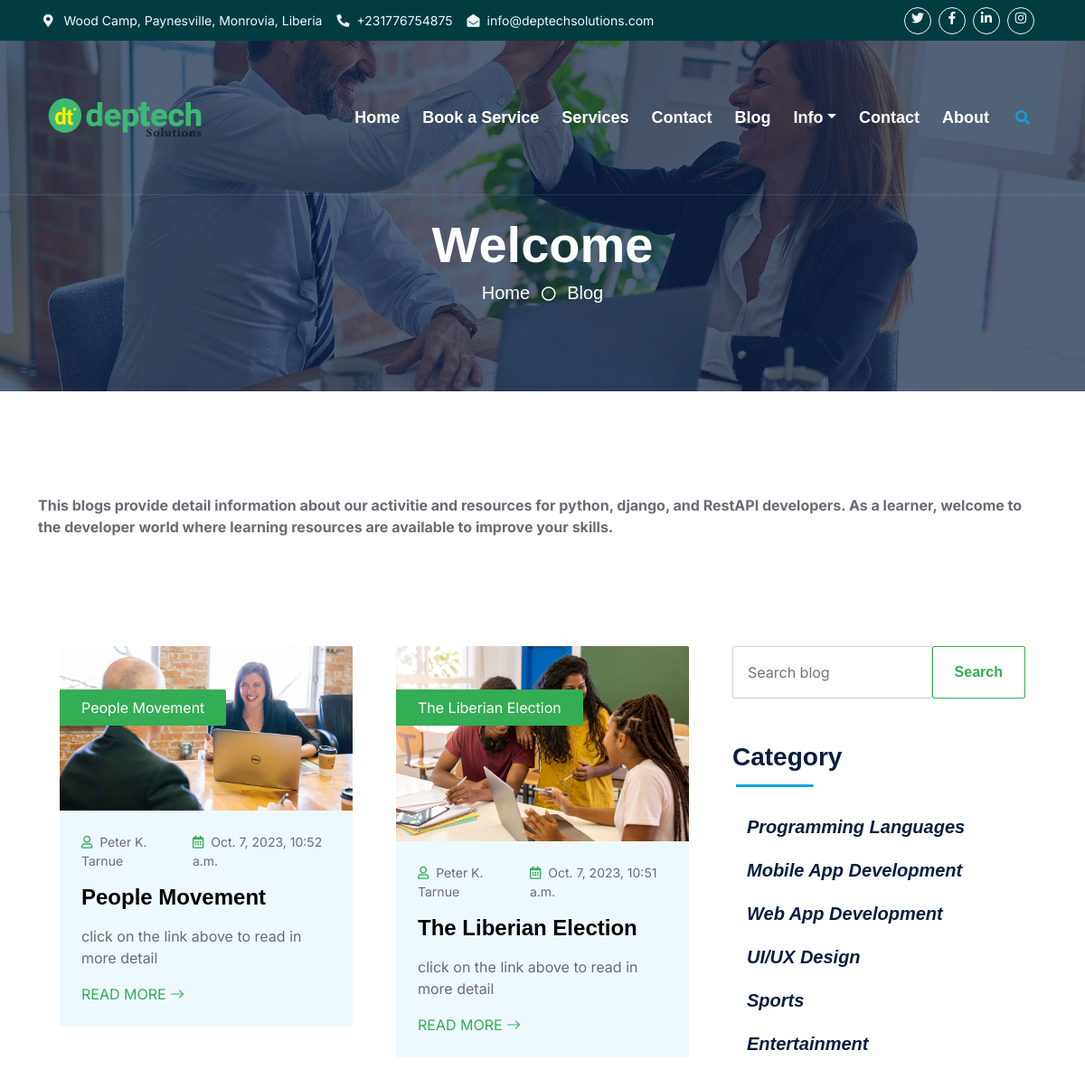
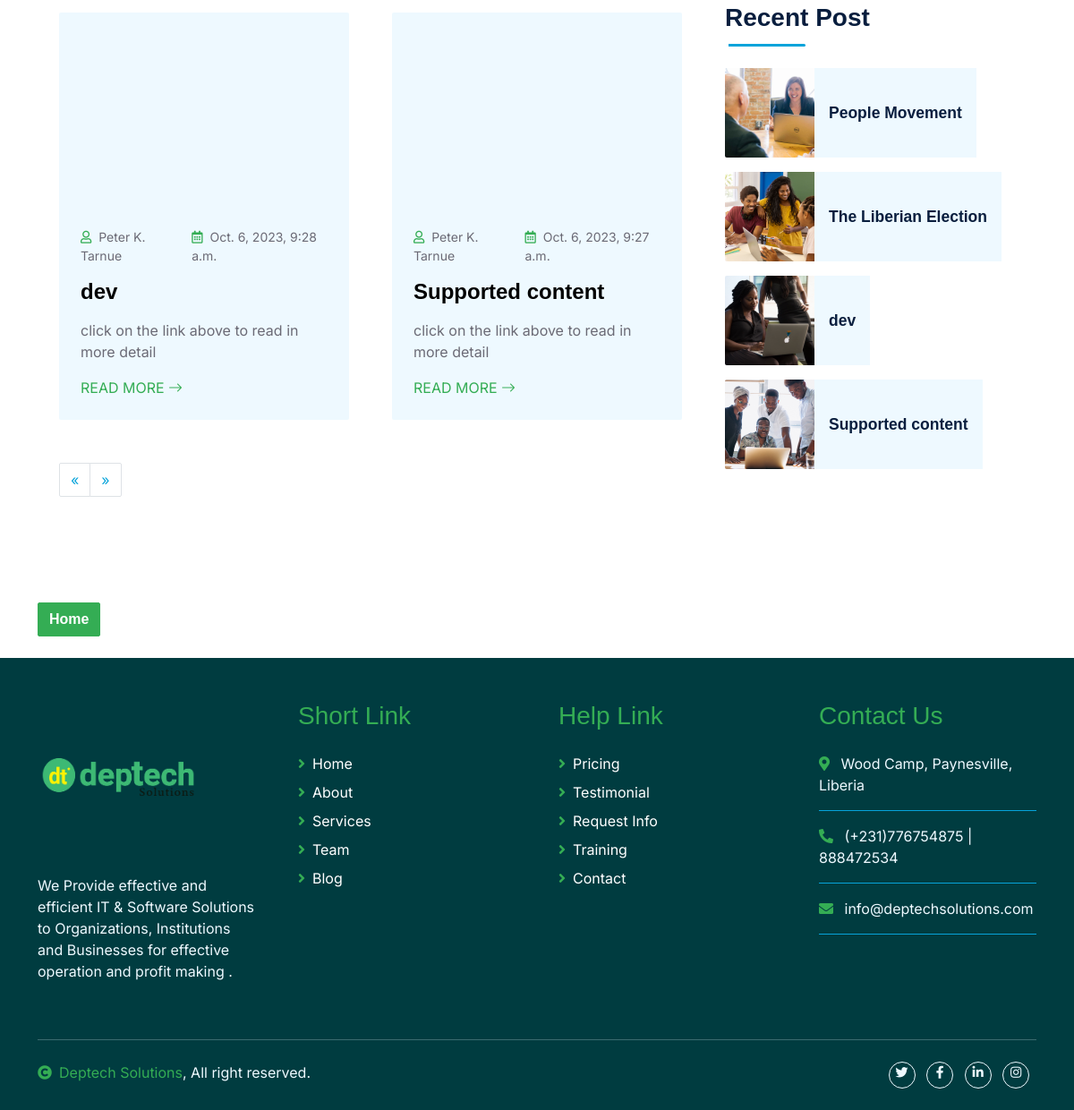
The page /bloglist/ on the database its author committed (2 pictures, top to bottom).
### deptechNewApp/models.py (models this page shows, shortened)
class Post(models.Model):
    title = models.CharField(max_length=225)
    title_tag = models.CharField(max_length=225)
    slug = models.SlugField()
    author = models.ForeignKey(User, on_delete=models.CASCADE)
    body = RichTextField(blank=True, null=True)
    created_at = models.DateTimeField(auto_now_add=True)
    likes = models.ManyToManyField(User, related_name="blog_posts")
    category = models.ForeignKey(
        Category, on_delete=models.CASCADE, related_name="posts"
    )
    header_image = models.ImageField(null=True, blank=True, upload_to="feature_images/")
    snippet = models.CharField(
        max_length=2000, default="click on the link above to read in more detail"
    )
    class Meta:
        ordering = ("-created_at",)

class Category(models.Model):
    name = models.CharField(max_length=200)
    slug = models.SlugField(max_length=200)
    class Meta:
        verbose_name_plural = "Categories"
    def __str__(self):
        return self.name

### deptechNewApp/views.py (the view)
# urls.py: path("bloglist/", views.PostListView.as_view(), name="blogposts"),
class PostListView(generic.ListView):
    model = Post
    paginate_by = 4
    template_name = "blog_post.html"
    def get_context_data(self, **kwargs):
        context = super().get_context_data(**kwargs)
        context["categories_list"] = Category.objects.all()
        context["post_list"] = Post.objects.all()
        context["categories"] = Category.objects.all()
        return context

### deptechNewApp/templates/blog_post.html (shortened to what this page needs)
{% extends 'base.html' %}
{% load static %}
{% block content %}
<p class="mb-4 wow fadeInUp"><strong>
    This blogs provide detail information about our activitie and resources for python, django, and RestAPI developers.
    As a learner, welcome to the developer world where learning resources are available to improve your skills.
    </strong>
</p>
<div class="container-fluid py-5 wow fadeInUp" data-wow-delay="0.1s">
    <div class="container py-5">
        <div class="row g-5">
            <div class="col-lg-8">
                <div class="row g-5">
                    {% for post in object_list %}
                        <div class="col-md-6 wow slideInUp" data-wow-delay="0.1s">
                            <div class="blog-item bg-light rounded overflow-hidden">
                                <div class="blog-img position-relative overflow-hidden">
                                    <img class="img-fluid" src="{{ post.header_image.url }}" alt="">
                                    <a class="position-absolute top-0 start-0 bg-secondary text-white rounded-end mt-5 py-2 px-4" href="{% url 'postdetail' post.pk %}">{{ post.title }}</a>
                                </div>
                                <div class="p-4">
                                    <div class="d-flex mb-3">
                                        <small class="me-3"><i class="far fa-user text-secondary me-2"></i>{{ post.author.first_name }} {{ post.author.last_name }} </small>
                                        <small><i class="far fa-calendar-alt text-secondary me-2"></i>{{ post.created_at }}</small>
                                    </div>
                                    <h4 class="mb-3"><a href="{% url 'postdetail' post.pk %}" style="color: black;">{{ post.title }}</a></h4>
                                    <p>{{ post.snippet }}</p>
                                    <a class="text-uppercase text-secondary" href="{% url 'postdetail' post.pk %}">Read More <i class="bi bi-arrow-right"></i></a>
                                </div>
                            </div>
                        </div>
                    {% endfor %}
                    <div class="col-12 wow slideInUp" data-wow-delay="0.1s" style="width: 100px; height: 40px;">
                        <nav aria-label="Page navigation example">
                        {% if is_paginated %}
                        <ul class="pagination">
                            {% if page_obj.has_previous %}
                                <li class="page-item">
                                    <a class="page-link" href="?page={{ page_obj_previous_page_number }}" aria-label="Previous">
                                        <span aria-hidden="true">&laquo;</span>
                                    </a>
                                </li>
                            {% else %}
                                <li class="page-item">
                                    <a class="page-link" href="">&laquo;</a>
                                </li>
                            {% endif %}
                            {% if page_obj.has_next %}
                                <li class="page-item">
                                    <a class="page-link" href="?page={{ page_obj.next_page_number }}" aria-label="Next">
                                        <span aria-hidden="true">&raquo;</span>
                                    </a>
                                </li>
                            {% else %}
                                <li class="page-item">
                                    <a class="page-link">&raquo;</a>
                                </li>
                            {% endif %}
                        </ul>
                        {% endif %}
                      </nav>
                    </div>
                </div>
            </div>
            <div class="col-lg-4">
                <form class="d-flex mb-5 wow slideInUp" method="POST" action="{% url 'search-bar' %}" data-wow-delay="0.1s">
                    <input class="form-control p-3" type="search" placeholder="Search blog" aria-label="Search" name="searched">
                    <button class="btn btn-outline-secondary px-4" type="submit">Search</button>
                </form>
                <div class="section-title section-title-sm position-relative pb-3 mb-4">
                    <h3 class="mb-0">Category</h3>
                </div>
                {% for category in categories_list %}
                    <a class="h5 fw-semi-bold rounded py-2 px-3 mb-2 wow slideInup link-animated d-flex flex-column" href="{% url 'postcategory' category.pk %}">
                        <i class="me-2">{{ category }}</i>
                    </a>
                {% endfor %}
                    <br>
                <div class="mb-5 wow slideInUp" data-wow-delay="0.1s">
                    <div class="section-title section-title-sm position-relative pb-3 mb-4">
                        <h3 class="mb-0">Recent Post</h3>
                    </div>
                    {% for post in object_list %}
                        <div class="d-flex rounded overflow-hidden mb-3">
                            <img class="img-fluid" src="{{ post.header_image.url }}" style="width: 100px; height: 100px; object-fit: cover;" alt="">
                            <a href="{% url 'postdetail' post.pk %}" class="h5 fw-semi-bold d-flex align-items-center bg-light px-3 mb-0">
                                <small>{{ post.title }}</small>
                            </a>
                        </div>
                    {% endfor %}
                </div>
            </div>
        </div>
    </div>
</div>
<a class="btn btn-secondary" href="{% url 'home' %}" style="margin-top: 5px;">Home</a>
<br><br>
{% endblock %}

### rows shown on the page
Post: header_image (picture), title "People Movement", author.first_name "Peter K.", author.last_name "Tarnue", created_at "Oct. 7, 2023, 10:52 a.m.", snippet "click on the link above to read in more detail"
Post: header_image (picture), title "The Liberian Election", author.first_name "Peter K.", author.last_name "Tarnue", created_at "Oct. 7, 2023, 10:51 a.m.", snippet "click on the link above to read in more detail"
Post: header_image (picture), author.first_name "Peter K.", author.last_name "Tarnue", created_at "Oct. 6, 2023, 9:28 a.m.", title "dev", snippet "click on the link above to read in more detail"
Post: header_image (picture), author.first_name "Peter K.", author.last_name "Tarnue", created_at "Oct. 6, 2023, 9:27 a.m.", title "Supported content", snippet "click on the link above to read in more detail"
Category: name "Programming Languages"
Category: name "Mobile App Development"
Category: name "Web App Development"
Category: name "UI/UX Design"
Category: name "Sports"
Category: name "Entertainment"
